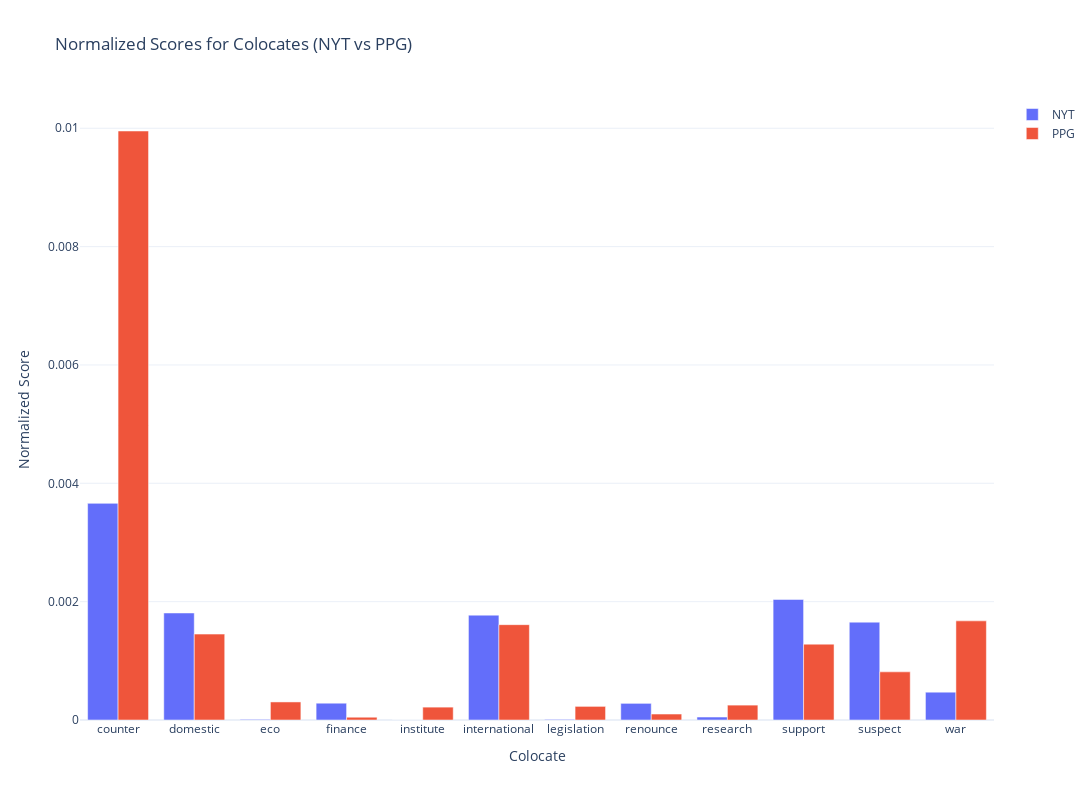

Source (notebook cell):
### Code cell
# filter out collates that appears in only one label
df_output_by_media_filtered = df_output_by_media.groupby('colocate').filter(lambda x:  np.std(x.score_normalized)  > 0.00008)

import plotly.graph_objects as go

# Get unique colocates
colocates = df_output_by_media_filtered['colocate'].unique()

# Pivot the DataFrame
df_pivot = df_output_by_media_filtered.pivot(index='colocate', columns='label', values='score_normalized').reset_index()

# Create the plot
fig = go.Figure()

# Add NYT scores
fig.add_trace(go.Bar(
    x=df_pivot['colocate'],
    y=df_pivot['nyt'],
    name='NYT'
))

# Add PPG scores
fig.add_trace(go.Bar(
    x=df_pivot['colocate'],
    y=df_pivot['ppg'],
    name='PPG'
))

# Update layout for grouped bars
fig.update_layout(
    barmode='group',
    width=1200, height=800, 
    title='Normalized Scores for Colocates (NYT vs PPG)',
    xaxis_title='Colocate',
    yaxis_title='Normalized Score',
    template='plotly_white'
)

fig.write_image('output/colocates/colocates_by_media_stem.png')
fig.show()

### Figure 1 — Plotly figure (JSON) as saved in the notebook; plotly's stock layout.template omitted (floating-point values rounded to 4 significant figures)
{"data": [{"name": "NYT", "x": ["counter", "domestic", "eco", "finance", "institute", "international", "legislation", "renounce", "research", "support", "suspect", "war"], "y": [0.003661, 0.001809, 1.111e-05, 0.0002838, 4.697e-07, 0.001772, 1.082e-05, 0.0002814, 5.016e-05, 0.002037, 0.001654, 0.0004698], "type": "bar"}, {"name": "PPG", "x": ["counter", "domestic", "eco", "finance", "institute", "international", "legislation", "renounce", "research", "support", "suspect", "war"], "y": [0.009954, 0.001452, 0.0003051, 4.677e-05, 0.0002175, 0.001611, 0.0002302, 0.0001009, 0.0002516, 0.001282, 0.0008137, 0.001675], "type": "bar"}], "layout": {"barmode": "group", "width": 1200, "height": 800, "title": {"text": "Normalized Scores for Colocates (NYT vs PPG)"}, "xaxis": {"title": {"text": "Colocate"}}, "yaxis": {"title": {"text": "Normalized Score"}}}}
